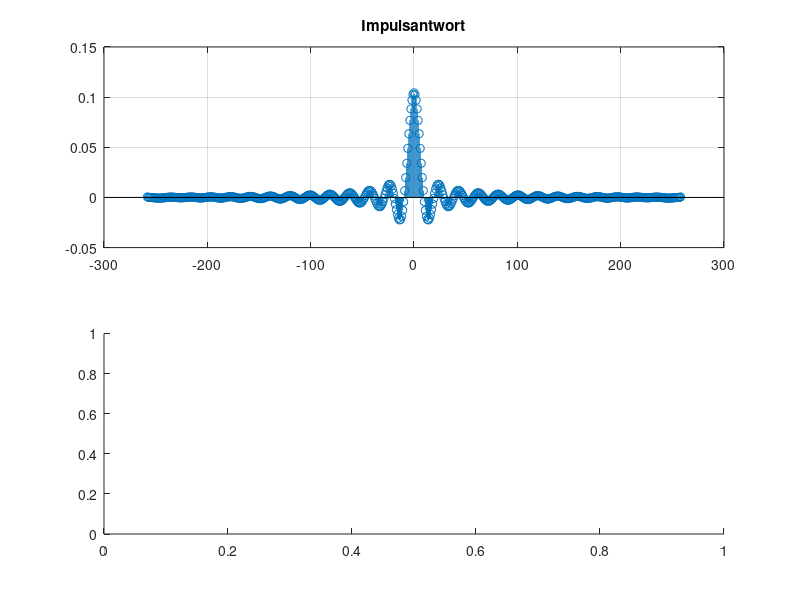

Write MATLAB code to recreate this figure. (Note: this script raises an error after producing the figure.)
% FIR_Entwurf_firpm_demo.m
%
% US 24-Okt-23
%
% firpm(...) FIR Filterentwurf Demo
clear
close all
clc

Fs = 50000;
f_pass = 0.10*Fs/2;
f_stop = 0.11*Fs/2;
fprintf('Fs = %6.2f Hz, fpass = %6.2f Hz, fstop = %6.2f Hz\n', Fs, f_pass, f_stop);

% N_FIR ist die Ordnung                       TP    Ripple DB   R. SB   Fs
[N_FIR,fo,mo,w] = firpmord( [f_pass f_stop], [1 0], [0.01       0.001], Fs );

%%
if rem(N_FIR,2) == 1 
    N_FIR=N_FIR+1; 
end;
b_FIR_TP        = firpm(N_FIR,fo,mo,w);

freq = (1:1999)/4000;
hz_FIR_TP = freqz(b_FIR_TP, 1, 2*pi*freq);

subplot(211);
stem(-N_FIR/2:N_FIR/2, b_FIR_TP),grid
title('Impulsantwort');
subplot(212);
plot(freq*Fs, db(hz_FIR_TP)),grid
title('Amplitudengang FIR Filter');

fprintf('N_FIR = %d \n', N_FIR);

